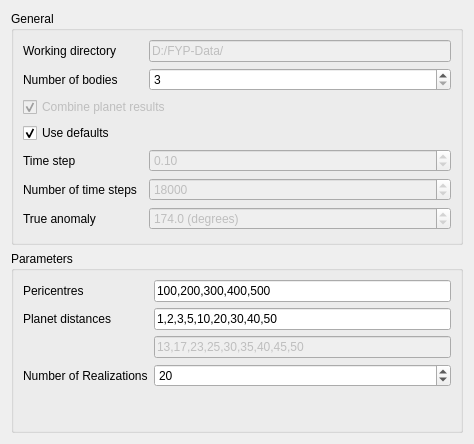
<?xml version="1.0" encoding="UTF-8"?>
<ui version="4.0">
 <class>DPSView</class>
 <widget class="QWidget" name="DPSView">
  <property name="geometry">
   <rect>
    <x>0</x>
    <y>0</y>
    <width>474</width>
    <height>444</height>
   </rect>
  </property>
  <property name="windowTitle">
   <string>Form</string>
  </property>
  <layout class="QVBoxLayout" name="verticalLayout">
   <item>
    <widget class="QGroupBox" name="gbGeneral">
     <property name="title">
      <string>General</string>
     </property>
     <layout class="QGridLayout" name="gridLayout_2">
      <property name="bottomMargin">
       <number>12</number>
      </property>
      <item row="6" column="2">
       <widget class="QDoubleSpinBox" name="sbTimeStep">
        <property name="enabled">
         <bool>false</bool>
        </property>
        <property name="minimum">
         <double>0.000000000000000</double>
        </property>
        <property name="maximum">
         <double>30.000000000000000</double>
        </property>
        <property name="singleStep">
         <double>0.100000000000000</double>
        </property>
        <property name="value">
         <double>0.100000000000000</double>
        </property>
       </widget>
      </item>
      <item row="2" column="2">
       <widget class="QSpinBox" name="sbNumberOfBodies">
        <property name="minimum">
         <number>3</number>
        </property>
        <property name="maximum">
         <number>4</number>
        </property>
       </widget>
      </item>
      <item row="7" column="0">
       <widget class="QLabel" name="lbNumberOfTimeSteps">
        <property name="text">
         <string>Number of time steps</string>
        </property>
       </widget>
      </item>
      <item row="0" column="2">
       <widget class="QLineEdit" name="leDirectory">
        <property name="enabled">
         <bool>false</bool>
        </property>
        <property name="text">
         <string>D:/FYP-Data/</string>
        </property>
        <property name="readOnly">
         <bool>true</bool>
        </property>
       </widget>
      </item>
      <item row="4" column="0" colspan="3">
       <widget class="QCheckBox" name="ckUseDefaultHeaderParameters">
        <property name="text">
         <string>Use defaults</string>
        </property>
        <property name="checked">
         <bool>true</bool>
        </property>
       </widget>
      </item>
      <item row="6" column="0">
       <widget class="QLabel" name="lbTimeStep">
        <property name="text">
         <string>Time step</string>
        </property>
       </widget>
      </item>
      <item row="0" column="0">
       <widget class="QLabel" name="lbDirectory">
        <property name="text">
         <string>Working directory</string>
        </property>
       </widget>
      </item>
      <item row="8" column="0">
       <widget class="QLabel" name="lbTrueAnomaly">
        <property name="text">
         <string>True anomaly</string>
        </property>
       </widget>
      </item>
      <item row="8" column="2">
       <widget class="QDoubleSpinBox" name="sbTrueAnomaly">
        <property name="enabled">
         <bool>false</bool>
        </property>
        <property name="suffix">
         <string> (degrees)</string>
        </property>
        <property name="decimals">
         <number>1</number>
        </property>
        <property name="minimum">
         <double>90.000000000000000</double>
        </property>
        <property name="maximum">
         <double>179.900000000000006</double>
        </property>
        <property name="value">
         <double>174.000000000000000</double>
        </property>
       </widget>
      </item>
      <item row="2" column="0">
       <widget class="QLabel" name="lbNumberOfBodies">
        <property name="text">
         <string>Number of bodies</string>
        </property>
       </widget>
      </item>
      <item row="7" column="2">
       <widget class="QSpinBox" name="sbNumberOfTimeSteps">
        <property name="enabled">
         <bool>false</bool>
        </property>
        <property name="minimum">
         <number>1</number>
        </property>
        <property name="maximum">
         <number>30000</number>
        </property>
        <property name="singleStep">
         <number>200</number>
        </property>
        <property name="value">
         <number>18000</number>
        </property>
       </widget>
      </item>
      <item row="3" column="0" colspan="3">
       <widget class="QCheckBox" name="ckCombinePlanetResults">
        <property name="enabled">
         <bool>false</bool>
        </property>
        <property name="text">
         <string>Combine planet results</string>
        </property>
        <property name="checked">
         <bool>true</bool>
        </property>
       </widget>
      </item>
     </layout>
    </widget>
   </item>
   <item>
    <widget class="QGroupBox" name="gbParameters">
     <property name="title">
      <string>Parameters</string>
     </property>
     <layout class="QGridLayout" name="gridLayout">
      <item row="1" column="1">
       <widget class="QLineEdit" name="lePlanetDistancesA">
        <property name="text">
         <string>1,2,3,5,10,20,30,40,50</string>
        </property>
       </widget>
      </item>
      <item row="5" column="1">
       <spacer name="verticalSpacer">
        <property name="orientation">
         <enum>Qt::Vertical</enum>
        </property>
        <property name="sizeHint" stdset="0">
         <size>
          <width>20</width>
          <height>40</height>
         </size>
        </property>
       </spacer>
      </item>
      <item row="1" column="0">
       <widget class="QLabel" name="lbPlanetDistances">
        <property name="text">
         <string>Planet distances</string>
        </property>
       </widget>
      </item>
      <item row="0" column="1">
       <widget class="QLineEdit" name="lePericentres">
        <property name="text">
         <string>100,200,300,400,500</string>
        </property>
       </widget>
      </item>
      <item row="4" column="1">
       <widget class="QSpinBox" name="sbNumberOfOrientations">
        <property name="minimum">
         <number>1</number>
        </property>
        <property name="maximum">
         <number>100</number>
        </property>
        <property name="value">
         <number>20</number>
        </property>
       </widget>
      </item>
      <item row="4" column="0">
       <widget class="QLabel" name="lbPlanetDistances_2">
        <property name="text">
         <string>Number of Realizations</string>
        </property>
       </widget>
      </item>
      <item row="2" column="1">
       <widget class="QLineEdit" name="lePlanetDistancesB">
        <property name="enabled">
         <bool>false</bool>
        </property>
        <property name="text">
         <string>13,17,23,25,30,35,40,45,50</string>
        </property>
       </widget>
      </item>
      <item row="0" column="0">
       <widget class="QLabel" name="lbPericentres">
        <property name="text">
         <string>Pericentres</string>
        </property>
       </widget>
      </item>
     </layout>
    </widget>
   </item>
  </layout>
 </widget>
 <resources/>
 <connections/>
</ui>
